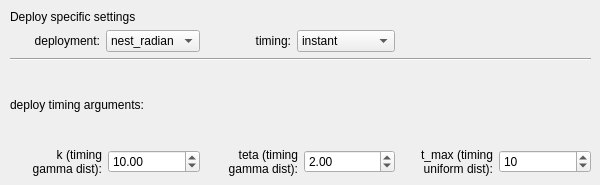
         <widget class="QWidget" name="tab_3">
          <attribute name="title">
           <string>Deployment settings</string>
          </attribute>
          <widget class="QWidget" name="gridLayoutWidget_2">
           <property name="geometry">
            <rect>
             <x>10</x>
             <y>10</y>
             <width>581</width>
             <height>166</height>
            </rect>
           </property>
           <layout class="QGridLayout" name="gridLayout_2">
            <item row="5" column="2">
             <layout class="QHBoxLayout" name="horizontalLayout_15">
              <item>
               <widget class="QLabel" name="label_deploy_theta">
                <property name="text">
                 <string>teta (timing 
 gamma dist):</string>
                </property>
                <property name="alignment">
                 <set>Qt::AlignRight|Qt::AlignTrailing|Qt::AlignVCenter</set>
                </property>
               </widget>
              </item>
              <item>
               <widget class="QDoubleSpinBox" name="spinbox_deploytheta">
                <property name="value">
                 <double>2.000000000000000</double>
                </property>
               </widget>
              </item>
             </layout>
            </item>
            <item row="4" column="1" colspan="3">
             <layout class="QHBoxLayout" name="horizontalLayout_13">
              <item>
               <widget class="QLabel" name="label_deployarguments">
                <property name="text">
                 <string>deploy timing arguments:</string>
                </property>
               </widget>
              </item>
             </layout>
            </item>
            <item row="2" column="1">
             <layout class="QHBoxLayout" name="horizontalLayout_9">
              <item>
               <widget class="QLabel" name="label_deploystyle">
                <property name="text">
                 <string>deployment:</string>
                </property>
                <property name="alignment">
                 <set>Qt::AlignRight|Qt::AlignTrailing|Qt::AlignVCenter</set>
                </property>
               </widget>
              </item>
              <item>
               <widget class="QComboBox" name="combobox_deployment">
                <property name="sizePolicy">
                 <sizepolicy hsizetype="Maximum" vsizetype="Fixed">
                  <horstretch>0</horstretch>
                  <verstretch>0</verstretch>
                 </sizepolicy>
                </property>
                <property name="currentText">
                 <string>nest_radian</string>
                </property>
                <property name="currentIndex">
                 <number>0</number>
                </property>
                <item>
                 <property name="text">
                  <string>nest_radian</string>
                 </property>
                </item>
               </widget>
              </item>
             </layout>
            </item>
            <item row="0" column="1">
             <widget class="QLabel" name="label_deploythings">
              <property name="sizePolicy">
               <sizepolicy hsizetype="Preferred" vsizetype="Maximum">
                <horstretch>0</horstretch>
                <verstretch>0</verstretch>
               </sizepolicy>
              </property>
              <property name="text">
               <string>Deploy specific settings</string>
              </property>
             </widget>
            </item>
            <item row="2" column="2">
             <layout class="QHBoxLayout" name="horizontalLayout_10">
              <item>
               <widget class="QLabel" name="label_deploytiming">
                <property name="text">
                 <string>timing:</string>
                </property>
                <property name="alignment">
                 <set>Qt::AlignRight|Qt::AlignTrailing|Qt::AlignVCenter</set>
                </property>
               </widget>
              </item>
              <item>
               <widget class="QComboBox" name="combobox_timing">
                <property name="sizePolicy">
                 <sizepolicy hsizetype="Maximum" vsizetype="Fixed">
                  <horstretch>0</horstretch>
                  <verstretch>0</verstretch>
                 </sizepolicy>
                </property>
                <property name="currentText">
                 <string>instant</string>
                </property>
                <property name="currentIndex">
                 <number>0</number>
                </property>
                <item>
                 <property name="text">
                  <string>instant</string>
                 </property>
                </item>
                <item>
                 <property name="text">
                  <string>gamma_dist</string>
                 </property>
                </item>
                <item>
                 <property name="text">
                  <string>uniform_dist</string>
                 </property>
                </item>
               </widget>
              </item>
             </layout>
            </item>
            <item row="2" column="3">
             <layout class="QHBoxLayout" name="horizontalLayout_11"/>
            </item>
            <item row="5" column="3">
             <layout class="QHBoxLayout" name="horizontalLayout_16">
              <item>
               <widget class="QLabel" name="label_deploy_tmax">
                <property name="text">
                 <string>t_max (timing 
 uniform dist):</string>
                </property>
                <property name="alignment">
                 <set>Qt::AlignRight|Qt::AlignTrailing|Qt::AlignVCenter</set>
                </property>
               </widget>
              </item>
              <item>
               <widget class="QSpinBox" name="spinbox_deploytmax">
                <property name="minimum">
                 <number>1</number>
                </property>
                <property name="maximum">
                 <number>999</number>
                </property>
                <property name="singleStep">
                 <number>5</number>
                </property>
                <property name="value">
                 <number>10</number>
                </property>
               </widget>
              </item>
             </layout>
            </item>
            <item row="5" column="1">
             <layout class="QHBoxLayout" name="horizontalLayout_14">
              <item>
               <widget class="QLabel" name="label_deploy_k">
                <property name="text">
                 <string>k (timing 
 gamma dist):</string>
                </property>
                <property name="alignment">
                 <set>Qt::AlignRight|Qt::AlignTrailing|Qt::AlignVCenter</set>
                </property>
               </widget>
              </item>
              <item>
               <widget class="QDoubleSpinBox" name="spinbox_deployk">
                <property name="value">
                 <double>10.000000000000000</double>
                </property>
               </widget>
              </item>
             </layout>
            </item>
            <item row="3" column="1" colspan="3">
             <widget class="Line" name="line_4">
              <property name="orientation">
               <enum>Qt::Horizontal</enum>
              </property>
             </widget>
            </item>
           </layout>
          </widget>
         </widget>
